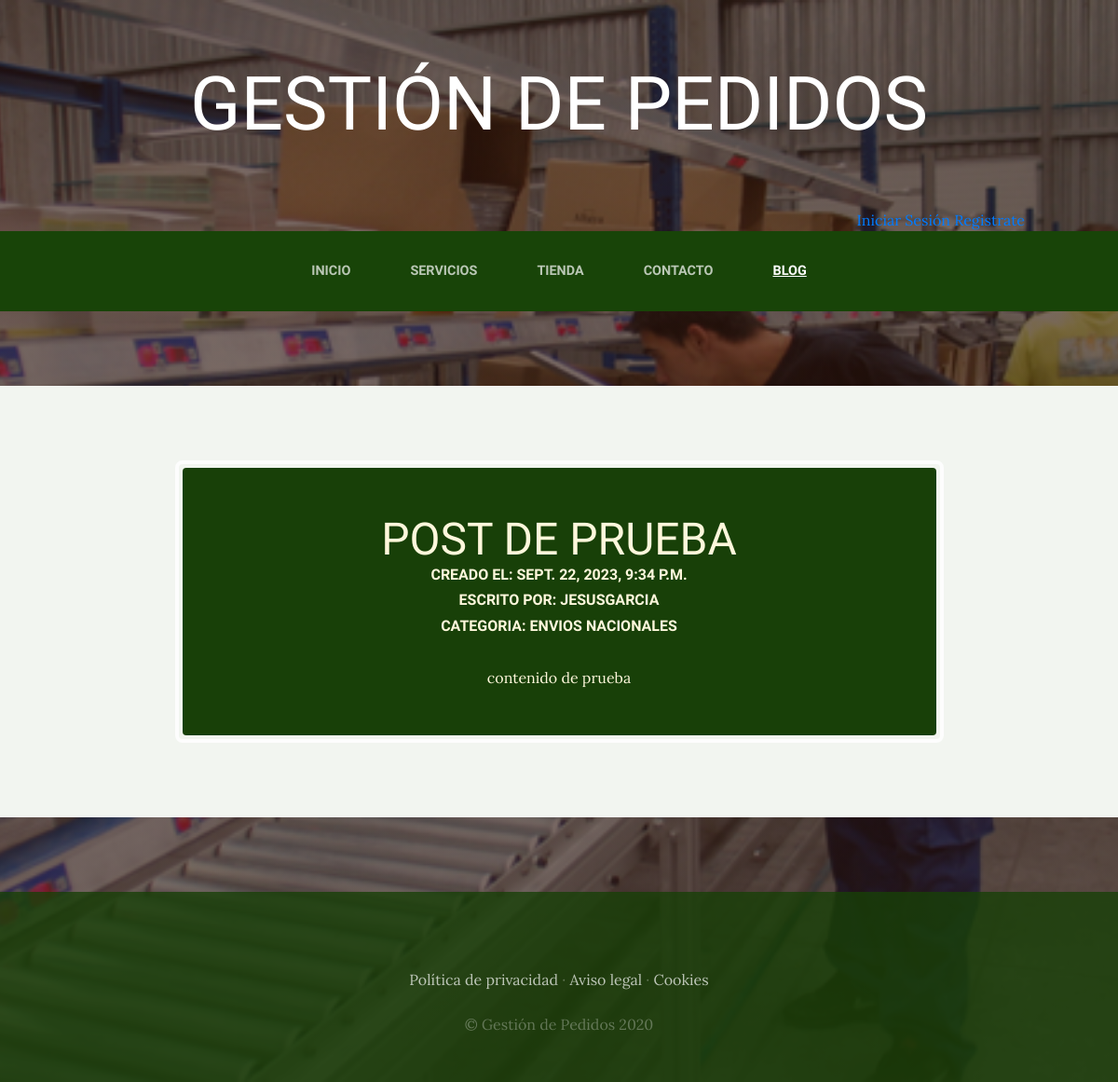
Page /blog/categoria/1 on the committed database.
### blogApp/models.py (models this page shows, shortened)
class post(models.Model):
    title=models.CharField(max_length=50)  #
    content=models.CharField(max_length=50)
    image=models.ImageField(upload_to='blog', null=True, blank=True) # con esto le digo que es opcional si entra o no imagen
    autor=models.ForeignKey(User, on_delete=models.CASCADE)
    categories=models.ManyToManyField(categorie)
    created=models.DateTimeField(auto_now_add=True) #usadas para tener como referencia cuando fue creada
    updated=models.DateTimeField(auto_now_add=True) #usada como referencia para saber ultima actualizacion
    class Meta:
        verbose_name="post"
        verbose_name_plural="posts"

class categorie(models.Model):
    name=models.CharField(max_length=50)
    created=models.DateTimeField(auto_now_add=True) #usadas para tener como referencia cuando fue creada
    updated=models.DateTimeField(auto_now_add=True) #usada como referencia para saber ultima actualizacion
    class Meta:
        verbose_name="categoria"
        verbose_name_plural="categorias"

### blogApp/views.py (the view)
# urls.py: path('categoria/<categorie_id>', blog_categorie, name='blog_categorie'),
def blog_categorie(request, categorie_id):
    categori=categorie.objects.get(id=categorie_id)
    posts=post.objects.filter(categories=categori)
    return render(request, "blog/blog_categorie.html",{"categorie":categori, "posts":posts})

### carApp/context_processor.py (called while the page is built)
def total_cost(request):
    total=0
    if request.user.is_authenticated:
       for key, value  in request.session["car"].items():
        total=total+float(value["price"])
    else:
       total="Inicia sesión para ver el total"
    return {"total_cost":total}

### blogApp/templates/blog/blog_categorie.html
{% extends "proyectoWebApp/base.html" %}
{% load static %}
{% block content %}
    {% for post in posts %}
    <section class="page-section cta">
        <div class="container">
          <div class="row">
            <div class="col-xl-9 mx-auto">
              <div class="cta-inner text-center rounded">
                <h2 class="section-heading mb-4">
                  <span class="section-heading-lower">{{post.title}}</span>
                  <span class="section-heading-upper">Creado el: {{post.created}}</span>
                  <span class="section-heading-upper">Escrito por: {{post.autor}}</span>
                  <span class="section-heading-upper">categoria:
                    {{ post.categories.first.name }}
                  </span>
                </h2>
                <p class="mb-0">{{post.content}}</p>
              </div>
            </div>
          </div>
        </div>
      </section>
    {% endfor %}
{% endblock %}

### proyectoWebApp/static/proyectoWebApp/css/gestion.css (style rules this page uses)
body { font-family: 'Lora'; background: linear-gradient(rgba(47, 23, 15, 0.65), rgba(47, 23, 15, 0.65)), url("../img/bg_main.jpg"); background-attachment: fixed; background-position: center; background-size: cover; }
h1, h2, h3, h4, h5, h6 { font-family: 'Raleway'; }
p { line-height: 1.75; }
.page-section { margin-top: 5rem; margin-bottom: 5rem; }
.section-heading { text-transform: uppercase; }
.section-heading .section-heading-upper { display: block; font-size: 1rem; font-weight: 800; padding-bottom:.5rem; }
.section-heading .section-heading-lower { display: block; font-size: 3rem; font-weight: 100; }
.cta { padding-top: 5rem; padding-bottom: 5rem; background-color: rgb(242, 245, 240); }
.cta .cta-inner { position: relative; padding: 3rem; margin: 0.5rem; background-color: rgba(24, 64, 8); color: cornsilk; }
.cta .cta-inner:before { border-radius: 0.5rem; content: ''; position: absolute; top: -0.5rem; bottom: -0.5rem; left: -0.5rem; right: -0.5rem; border: 0.25rem solid rgba(255, 255, 255, 0.85); }

### rows in the picture
post: title "POST DE PRUEBA", created "SEPT. 22, 2023, 9:34 P.M.", autor "JESUSGARCIA", categories.first.name "ENVIOS NACIONALES", content "contenido de prueba"
